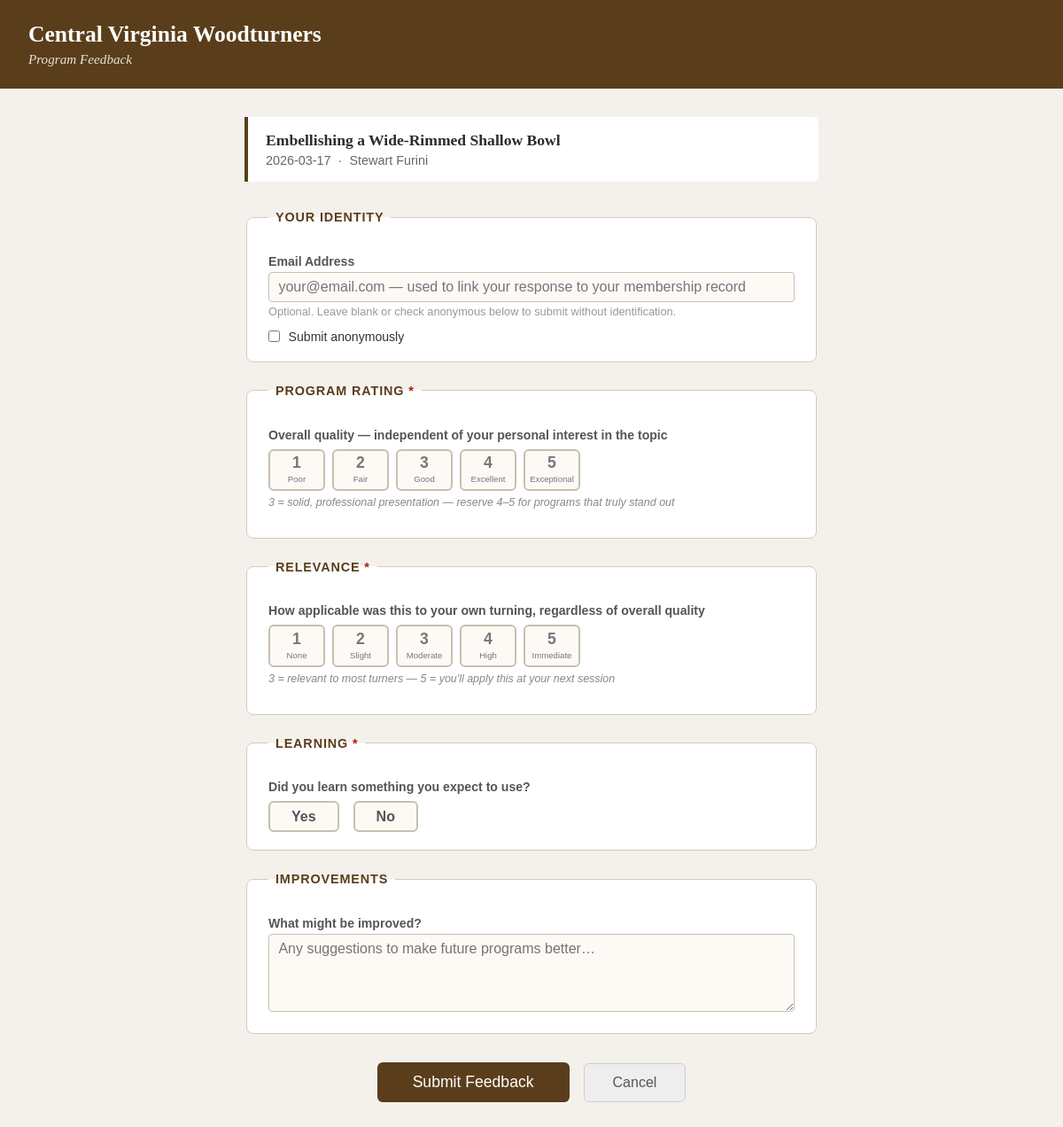
/programs/1/feedback, run on the app's committed database.
### app/models/program.py (models this page shows)
class Program(Base):
    __tablename__ = "programs"
    id = Column(Integer, primary_key=True, index=True)
    date = Column(Date, nullable=False)
    subject = Column(String, nullable=False)
    presenter = Column(String)
    cost = Column(Float)
    attendee_count = Column(Integer)
    notes = Column(String)
    show_on_public = Column(Boolean, default=False)
    org_event_id = Column(Integer, ForeignKey("org_events.id"), nullable=True)
    created_at = Column(DateTime, server_default=func.now())
    org_event = relationship("OrgEvent", backref="programs")
    comments = relationship(
        "ProgramComment", back_populates="program", cascade="all, delete-orphan"
    )

### app/routers/feedback.py (the view)
@router.get("/programs/{program_id}/feedback", response_class=HTMLResponse)
def feedback_form(program_id: int, request: Request, db: Session = Depends(get_db)):
    program = db.get(Program, program_id)
    if not program:
        return HTMLResponse("Program not found.", status_code=404)
    return templates.TemplateResponse("feedback/form.html", {
        "request": request, "program": program, "errors": []
    })

### app/templates/feedback/form.html (shortened to what this page needs)
<!DOCTYPE html>
<html lang="en">
<head>
</head>
<body>
<header>
    <h1>Central Virginia Woodturners</h1>
    <p>Program Feedback</p>
</header>
<main>
    <div class="program-card">
        <h2>{{ program.subject }}</h2>
        <p>{{ program.date }}{% if program.presenter %} &nbsp;·&nbsp; {{ program.presenter }}{% endif %}</p>
    </div>
    <form method="post" action="/programs/{{ program.id }}/feedback">
        <fieldset>
            <legend>Your Identity</legend>
            <label for="email">Email Address</label>
            <input type="email" id="email" name="email" autocomplete="email"
                   placeholder="your@email.com — used to link your response to your membership record"
                   value="{{ email|default('') }}">
            <p class="hint">Optional. Leave blank or check anonymous below to submit without identification.</p>
            <div class="anon-row">
                <input type="checkbox" id="anonymous" name="anonymous" value="on"
                       onclick="document.getElementById('email').disabled = this.checked">
                <label for="anonymous" style="margin:0; font-weight:normal; border:none; padding:0; background:none; color:#333">
                    Submit anonymously
                </label>
            </div>
        </fieldset>
        <fieldset>
            <legend>Program Rating <span class="required">*</span></legend>
            <label>Overall quality — independent of your personal interest in the topic</label>
            <div class="rating-group">
                {% for n, lbl in [(1,'Poor'),(2,'Fair'),(3,'Good'),(4,'Excellent'),(5,'Exceptional')] %}
                <label for="rating_{{ n }}"><span class="rn">{{ n }}</span><span class="rl">{{ lbl }}</span></label>
                {% endfor %}
            </div>
            <p class="scale-note">3 = solid, professional presentation — reserve 4–5 for programs that truly stand out</p>
        </fieldset>
        <fieldset>
            <legend>Relevance <span class="required">*</span></legend>
            <label>How applicable was this to your own turning, regardless of overall quality</label>
            <div class="rating-group">
                {% for n, lbl in [(1,'None'),(2,'Slight'),(3,'Moderate'),(4,'High'),(5,'Immediate')] %}
                <label for="relevance_{{ n }}"><span class="rn">{{ n }}</span><span class="rl">{{ lbl }}</span></label>
                {% endfor %}
            </div>
            <p class="scale-note">3 = relevant to most turners — 5 = you'll apply this at your next session</p>
        </fieldset>
        <fieldset>
            <legend>Learning <span class="required">*</span></legend>
            <label>Did you learn something you expect to use?</label>
            <div class="yn-group">
                <label for="learned_yes">Yes</label>
                <label for="learned_no">No</label>
            </div>
        </fieldset>
        <fieldset>
            <legend>Improvements</legend>
            <label for="improvements">What might be improved?</label>
            <textarea id="improvements" name="improvements" rows="4"
                      placeholder="Any suggestions to make future programs better…">{{ improvements|default('') }}</textarea>
        </fieldset>
        <div class="submit-row" style="display:flex; gap:1rem; justify-content:center; align-items:center">
            <button type="submit" class="btn-submit">Submit Feedback</button>
            <button type="button" class="btn-cancel" onclick="history.back()">Cancel</button>
        </div>
    </form>
</main>
</body>
</html>

### app/templates/feedback/form.html (style rules this page uses)
*, *::before, *::after { box-sizing: border-box; }
body { font-family: Georgia, serif; margin: 0; padding: 0; background: #f4f1ec; color: #2c2c2c; }
header { background: #5a3e1b; color: #fff; padding: 1.5rem 2rem; }
header h1 { margin: 0; font-size: 1.6rem; }
header p { margin: 0.25rem 0 0; font-size: 0.95rem; opacity: 0.85; font-style: italic; }
main { max-width: 680px; margin: 2rem auto; padding: 0 1rem 3rem; }
.program-card { background: #fff; border-left: 4px solid #5a3e1b; padding: 1rem 1.25rem; border-radius: 0 6px 6px 0; margin-bottom: 2rem; }
.program-card h2 { margin: 0 0 0.25rem; font-size: 1.1rem; }
.program-card p { margin: 0; color: #666; font-size: 0.9rem; font-family: sans-serif; }
fieldset { background: #fff; border: 1px solid #d4c9b8; border-radius: 8px; padding: 1.25rem 1.5rem; margin-bottom: 1.5rem; }
legend { font-family: sans-serif; font-weight: 700; font-size: 0.9rem; text-transform: uppercase; letter-spacing: 0.06em; color: #5a3e1b; padding: 0 0.5rem; }
label { display: block; margin-top: 0.85rem; font-family: sans-serif; font-size: 0.88rem; font-weight: 600; color: #555; }
input[type=email], input[type=text], textarea { width: 100%; padding: 0.45rem 0.65rem; border: 1px solid #c8bfb0; border-radius: 4px; font-size: 1rem; font-family: sans-serif; background: #fdfaf6; margin-top: 0.25rem; }
textarea { resize: vertical; }
.rating-group { display: flex; gap: 0.5rem; margin-top: 0.5rem; flex-wrap: wrap; }
.rating-group label { display: inline-flex; flex-direction: column; align-items: center; justify-content: center; width: 4rem; padding: 0.35rem 0.2rem; border: 2px solid #c8bfb0; border-radius: 6px; cursor: pointer; color: #777; background: #fdfaf6; margin-top: 0; transition: all 0.15s; }
.rn { font-size: 1.1rem; font-weight: 700; line-height: 1; }
.rl { font-size: 0.6rem; text-align: center; line-height: 1.2; margin-top: 0.2rem; font-weight: normal; }
.scale-note { font-family: sans-serif; font-size: 0.78rem; color: #888; font-style: italic; margin-top: 0.4rem; }
.yn-group { display: flex; gap: 1rem; margin-top: 0.5rem; }
.yn-group label { display: inline-flex; align-items: center; justify-content: center; padding: 0.4rem 1.5rem; border: 2px solid #c8bfb0; border-radius: 6px; cursor: pointer; font-size: 1rem; background: #fdfaf6; color: #555; margin-top: 0; }
.anon-row { display: flex; align-items: center; gap: 0.6rem; margin-top: 0.75rem; font-family: sans-serif; font-size: 0.9rem; }
.anon-row input { width: auto; margin: 0; }
.hint { font-size: 0.8rem; color: #999; font-family: sans-serif; margin-top: 0.2rem; }
.required { color: #aa2200; }
.submit-row { text-align: center; margin-top: 2rem; }
.btn-submit { background: #5a3e1b; color: #fff; border: none; padding: 0.75rem 2.5rem; font-size: 1.1rem; font-family: sans-serif; border-radius: 6px; cursor: pointer; }
.btn-cancel { background: #eee; color: #555; border: 1px solid #ccc; padding: 0.75rem 2rem; font-size: 1rem; font-family: sans-serif; border-radius: 6px; cursor: pointer; text-decoration: none; display: inline-block; }

### data on the page
Program: subject "Embellishing a Wide-Rimmed Shallow Bowl", date "2026-03-17", presenter "Stewart Furini"

### other printed values
{{ n }} "1" "2" "3" "4" "5"
{{ lbl }} "Poor" "Fair" "Good" "Excellent" "Exceptional"
{{ lbl }} "None" "Slight" "Moderate" "High" "Immediate"
